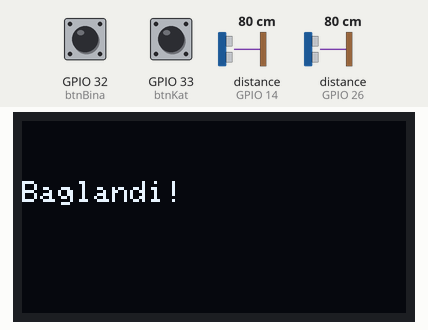
The sketch below on a simulated ESP32. Parts: 128×64 one-colour display. Wiring (inferred from the names in the program): 2 × ultrasonic range finder: trigger GPIO 12, echo GPIO 14 / trigger GPIO 27, echo GPIO 26. The inputs (shaded band) are chosen by the test bench; at power-on: distance to the obstacle (sensors on GPIO 14, GPIO 26) 80 cm, GPIO 32 (btnBina) HIGH, GPIO 33 (btnKat) HIGH. The echo pulse lasts 58.3 µs per cm; WiFi joins after 1.5 s; servers stay silent unless stated; uploads are accepted with an empty reply.

Above: at 1.6 s.
At 3.7 s:
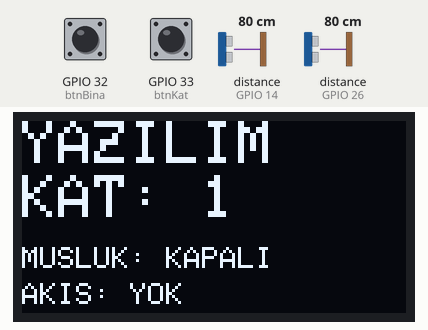
3.8 s: distance to the obstacle (sensor on GPIO 14) set to 18 cm
5.3 s: distance to the obstacle (sensor on GPIO 14) set to 13 cm
At 5.8 s:
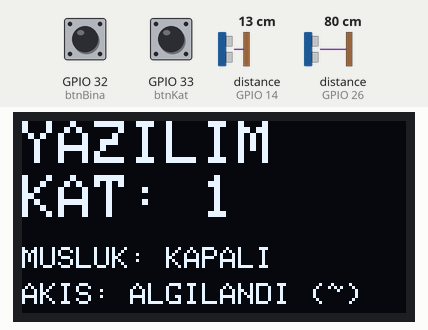
6.8 s: distance to the obstacle (sensor on GPIO 26) set to 17 cm
8.3 s: distance to the obstacle (sensor on GPIO 26) set to 13 cm
At 8.9 s:
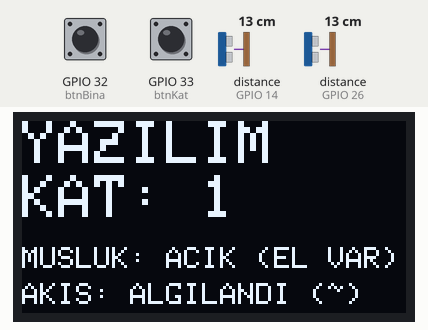
9.8 s: GPIO 32 (btnBina) pulled LOW for 0.15 s
At 11.0 s:
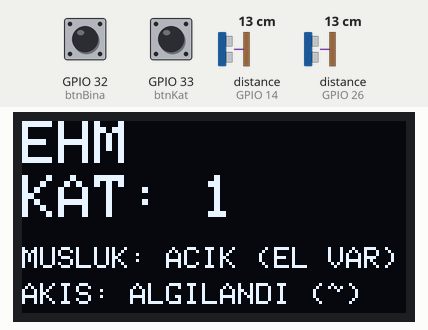
11.4 s: GPIO 32 (btnBina) pulled LOW for 1 s
At 11.9 s:
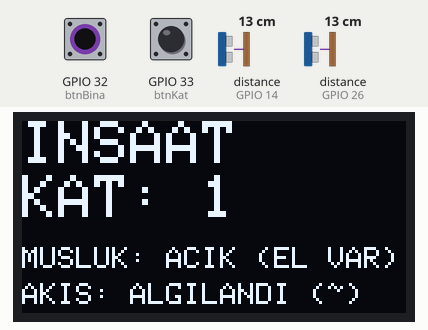
Timing chart, 0 to 14.4 s (numbered marks = the images above; inputs shaded):
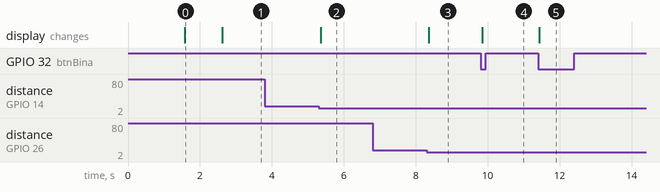

The sketch:

esp32Kod.ino
```cpp
#include <Wire.h>
#include <Adafruit_GFX.h>
#include <Adafruit_SSD1306.h>
#include <WiFi.h>
#include <HTTPClient.h>

#define SCREEN_WIDTH 128
#define SCREEN_HEIGHT 64
#define OLED_RESET -1
Adafruit_SSD1306 display(SCREEN_WIDTH, SCREEN_HEIGHT, &Wire, OLED_RESET);

// --- AĞ BİLGİLERİN ---
const char* ssid = "Toprak";
const char* password = "eymen3455";
String serverName = "http://172.20.10.5:5000/api/veri";

// Pin Tanımlamaları
// 1. Sensör (Eski Işık Sensörü) -> Artık SU AKIŞ / KAÇAK SENSÖRÜ
const int trigAkis = 12;
const int echoAkis = 14;

// 2. Sensör -> MUSLUK EL SENSÖRÜ
const int trigMusluk = 27;
const int echoMusluk = 26;

const int btnBina = 32;
const int btnKat = 33;

String binalar[3] = {"YAZILIM", "EHM", "INSAAT"};
int binaIndex = 0;
int kat = 1;
unsigned long sonWifiZamani = 0;

// Sunucudan gelen arıza kilidi durumu
bool arizaKilitli = false;

// Düğme Debounce Değişkenleri
bool sonBinaDurum = HIGH;
bool sonKatDurum = HIGH;
unsigned long sonBinaZaman = 0;
unsigned long sonKatZaman = 0;
const int debounceSuresi = 200;

int mesafeOlc(int trig, int echo) {
  digitalWrite(trig, LOW); delayMicroseconds(2);
  digitalWrite(trig, HIGH); delayMicroseconds(10);
  digitalWrite(trig, LOW);
  long duration = pulseIn(echo, HIGH, 30000);
  if (duration == 0) return 0;
  return duration * 0.034 / 2;
}

void setup() {
  pinMode(trigAkis, OUTPUT); pinMode(echoAkis, INPUT);
  pinMode(trigMusluk, OUTPUT); pinMode(echoMusluk, INPUT);
  pinMode(btnBina, INPUT_PULLUP); pinMode(btnKat, INPUT_PULLUP);

  if(!display.begin(SSD1306_SWITCHCAPVCC, 0x3C)) {
    for(;;);
  }

  display.clearDisplay();
  display.setTextSize(1);
  display.setTextColor(SSD1306_WHITE);
  display.setCursor(0, 10);
  display.print("WiFi Baglaniliyor...");
  display.setCursor(0, 30);
  display.print(ssid);
  display.display();

  WiFi.begin(ssid, password);
  while (WiFi.status() != WL_CONNECTED) {
    delay(500);
  }

  display.clearDisplay();
  display.setCursor(0, 20);
  display.print("Baglandi!");
  display.display();
  delay(1000);
}

void loop() {
  // Bina Değiştirme Düğmesi
  bool suankiBinaDurum = digitalRead(btnBina);
  if (suankiBinaDurum == LOW && sonBinaDurum == HIGH && (millis() - sonBinaZaman > debounceSuresi)) {
    binaIndex = (binaIndex + 1) % 3;
    sonBinaZaman = millis();
  }
  sonBinaDurum = suankiBinaDurum;

  // Kat Değiştirme Düğmesi
  bool suankiKatDurum = digitalRead(btnKat);
  if (suankiKatDurum == LOW && sonKatDurum == HIGH && (millis() - sonKatZaman > debounceSuresi)) {
    kat = (kat == 3) ? 1 : kat + 1;
    sonKatZaman = millis();
  }
  sonKatDurum = suankiKatDurum;

  // Sensör Okumaları
  int akisMesafe = mesafeOlc(trigAkis, echoAkis);
  int muslukMesafe = mesafeOlc(trigMusluk, echoMusluk);

  // Akış sensörü (15 cm altı su akıyor demektir)
  bool suAkisiVar = (akisMesafe > 0 && akisMesafe < 15);
  // Musluk el sensörü (15 cm altı kullanıcı elini uzattı demektir)
  bool elUzandi = (muslukMesafe > 0 && muslukMesafe < 15);

  // OLED Ekran Çizimi
  display.clearDisplay();
  display.setTextSize(2);
  display.setCursor(0, 0);
  display.print(binalar[binaIndex]);

  display.setCursor(0, 18);
  display.print("KAT: ");
  display.print(kat);

  display.setTextSize(1);
  if (arizaKilitli) {
    display.setCursor(0, 42);
    display.print("!! ARIZA KILITLI !!");
    display.setCursor(0, 54);
    display.print("ADMIN ONAYI BEKLIYOR");
  } else {
    display.setCursor(0, 42);
    display.print(elUzandi ? "MUSLUK: ACIK (EL VAR)" : "MUSLUK: KAPALI");
    display.setCursor(0, 54);
    display.print(suAkisiVar ? "AKIS: ALGILANDI (~)" : "AKIS: YOK");
  }
  display.display();

  // Saniyede 1 Sunucuya Gönder ve Kilit Durumunu Al
  if (WiFi.status() == WL_CONNECTED && (millis() - sonWifiZamani >= 1000)) {
    HTTPClient http;
    http.begin(serverName);
    http.setTimeout(400);
    http.addHeader("Content-Type", "application/json");

    String jsonVeri = "{\"bina\":\"" + binalar[binaIndex] + "\", \"kat\":" + String(kat) + ", \"akis\":" + (suAkisiVar ? "1" : "0") + ", \"el\":" + (elUzandi ? "1" : "0") + "}";
    int httpCode = http.POST(jsonVeri);

    if (httpCode > 0) {
      String yanit = http.getString();
      // Sunucudan gelen yanıtta kilitli:true varsa musluğu kilitle
      if (yanit.indexOf("\"kilitli\":true") != -1 || yanit.indexOf("\"kilitli\": true") != -1) {
        arizaKilitli = true;
      } else {
        arizaKilitli = false;
      }
    }
    http.end();
    sonWifiZamani = millis();
  }
}
```

Measured:
- the behaviour switches between 16 and 15 cm on distance to the obstacle (sensor on GPIO 14) (found by bisection; images 1 and 2)
- the behaviour switches between 16 and 15 cm on distance to the obstacle (sensor on GPIO 26) (found by bisection; images 2 and 3)
- after the input at 3.8 s, every drawn part: stays the same
- after the input at 5.3 s, the display: changes after 0.06 s (image 2)
- after the input at 6.8 s, every drawn part: stays the same
- after the input at 8.3 s, the display: changes after 0.05 s (image 3)
- after the input at 9.8 s, the display: changes after 0.05 s (image 4)
- after the input at 11.4 s, the display: changes at once (image 5)
- what the display in image 0 shows lasts 1.0 s, from 1.6 s to 2.6 s
